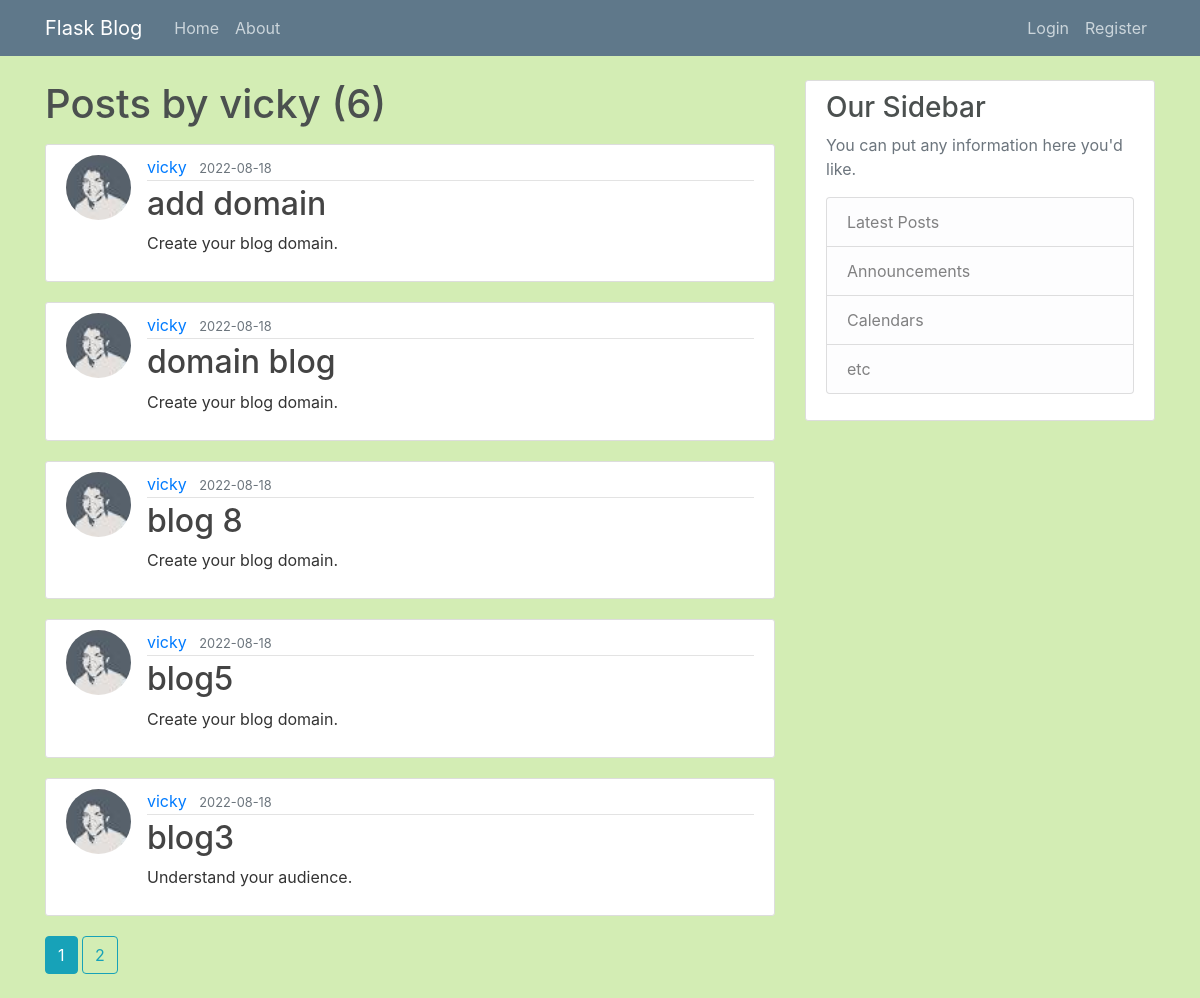
The page /user/vicky on the database its author committed.
### flaskblog/models.py (models this page shows, shortened)
class User(db.Model, UserMixin):
    id = db.Column(db.Integer, primary_key=True)
    username = db.Column(db.String(20), unique=True, nullable=False)
    email = db.Column(db.String(120), unique=True, nullable=False)
    image_file = db.Column(db.String(20), nullable=False, default='default.jpg')
    password = db.Column(db.String(60), nullable=False)
    posts = db.relationship('Post', backref='author', lazy=True)

class Post(db.Model):
    id = db.Column(db.Integer, primary_key=True)
    title = db.Column(db.String(100), nullable=False)
    date_posted = db.Column(db.DateTime, nullable=False, default=datetime.utcnow)
    content = db.Column(db.Text, nullable=False)
    user_id = db.Column(db.Integer, db.ForeignKey('user.id'), nullable=False)

### flaskblog/routes.py (the view)
@app.route("/user/<string:username>")
def user_posts(username):
    user =User.query.filter_by(username=username).first_or_404()
    page = request.args.get('page', 1 , type=int)
    posts = Post.query.filter_by(author=user)\
        .order_by(Post.date_posted.desc())\
        .paginate(page=page, per_page=5)
    return render_template('user_posts.html', posts=posts, user=user)

### flaskblog/templates/user_posts.html
{% extends "layout.html" %}
{% block content %}
    <h1 class="mb-3">Posts by {{ user.username }} ({{ posts.total }})</h1>
    {% for post in posts.items %}
        <article class="media content-section">
          <img class="rounded-circle article-img" src="{{ url_for('static', filename='profile_pics/' + post.author.image_file) }}">
          <div class="media-body">
            <div class="article-metadata">
              <a class="mr-2" href="{{ url_for('user_posts', username=post.author.username) }}">{{ post.author.username }}</a>
              <small class="text-muted">{{ post.date_posted.strftime('%Y-%m-%d') }}</small>
            </div>
            <h2><a class="article-title" href="{{ url_for('post', post_id=post.id) }}">{{ post.title }}</a></h2>
            <p class="article-content">{{ post.content }}</p>
          </div>
        </article>
    {% endfor %}
    {% for page_num in posts.iter_pages(left_edge=1, right_edge=1, left_current=1, right_current=2) %}
      {% if page_num %}
        {% if posts.page == page_num %}
          <a class="btn btn-info mb-4" href="{{ url_for('user_posts', username=user.username, page=page_num) }}">{{ page_num }}</a>
        {% else %}
          <a class="btn btn-outline-info mb-4" href="{{ url_for('user_posts', username=user.username, page=page_num) }}">{{ page_num }}</a>
        {% endif %}
      {% else %}
        ...
      {% endif %}
    {% endfor %}
{% endblock content %}

### flaskblog/static/main.css (style rules this page uses)
body { background: #d3edb4; color: #333333; margin-top: 5rem; }
h1, h2, h3, h4, h5, h6 { color: #4b504f; }
.content-section { background: #ffffff; padding: 10px 20px; border: 1px solid #dddddd; border-radius: 3px; margin-bottom: 20px; }
.article-title { color: #444444; }
.article-content { white-space: pre-line; }
.article-img { height: 65px; width: 65px; margin-right: 16px; }
.article-metadata { padding-bottom: 1px; margin-bottom: 4px; border-bottom: 1px solid #e3e3e3 }

### rows shown on the page
User: username "vicky"
Post: image_file (picture), author.username "vicky", date_posted "2022-08-18", title "add domain", content "Create your blog domain."
Post: image_file (picture), author.username "vicky", date_posted "2022-08-18", title "domain blog", content "Create your blog domain."
Post: image_file (picture), author.username "vicky", date_posted "2022-08-18", title "blog 8", content "Create your blog domain."
Post: image_file (picture), author.username "vicky", date_posted "2022-08-18", title "blog5", content "Create your blog domain."
Post: image_file (picture), author.username "vicky", date_posted "2022-08-18", title "blog3", content "Understand your audience."

### other values the page prints
{{ posts.total }} "6"
{{ page_num }} "1"
{{ page_num }} "2"
